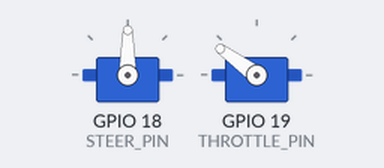
The sketch below on a simulated ESP32. On the bench: 2 × servo. What the sketch prints to the serial monitor is not drawn.

Above: at 1.05 s.
At 3.5 s:
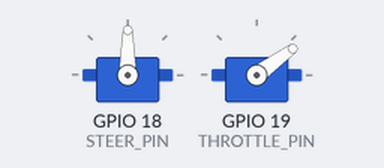
At 6.0 s:
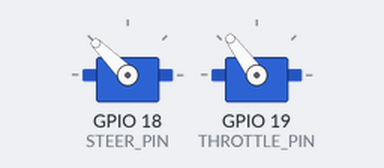
At 11.0 s:
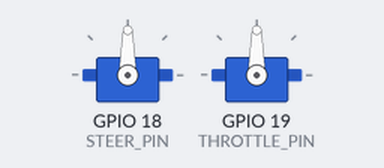
Timing chart, 0 to 14.0 s (numbered marks = the images above):
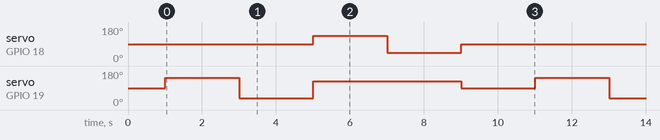

Measured:
- by itself, servo on GPIO 18 (STEER_PIN): repeats every 10.0 s: 45° 2.0 s, 90° 6.0 s, 135° 2.0 s
- by itself, servo on GPIO 19 (THROTTLE_PIN): repeats every 10.0 s: 36° 2.0 s, 126° 4.0 s, 90° 2.0 s, 144° 2.0 s

The sketch:

Scorpion_DC_ESP.ino
```cpp
#include <ESP32Servo.h>

// Output pins
#define STEER_PIN   18
#define THROTTLE_PIN 19

Servo steer;
Servo throttle;

// Convert -100 → +100 to 1000–2000 µs servo pulse
int mapToPulse(int val) {
  val = constrain(val, -100, 100);
  return map(val, -100, 100, 1000, 2000);
}

void setup() {
  Serial.begin(115200);

  steer.attach(STEER_PIN, 1000, 2000);
  throttle.attach(THROTTLE_PIN, 1000, 2000);

  // Neutral startup
  steer.writeMicroseconds(1500);
  throttle.writeMicroseconds(1500);

  delay(1000);
  Serial.println("Scorpion Mini ready!");
}

void loop() {
  // Example demo movement

  // Forward
  throttle.writeMicroseconds(mapToPulse(60));
  steer.writeMicroseconds(mapToPulse(0));
  delay(2000);

  // Reverse
  throttle.writeMicroseconds(mapToPulse(-60));
  delay(2000);

  // Turn Right
  throttle.writeMicroseconds(mapToPulse(40));
  steer.writeMicroseconds(mapToPulse(50));
  delay(2000);

  // Turn Left
  steer.writeMicroseconds(mapToPulse(-50));
  delay(2000);

  // Stop
  throttle.writeMicroseconds(mapToPulse(0));
  steer.writeMicroseconds(mapToPulse(0));
  delay(2000);
}
```
